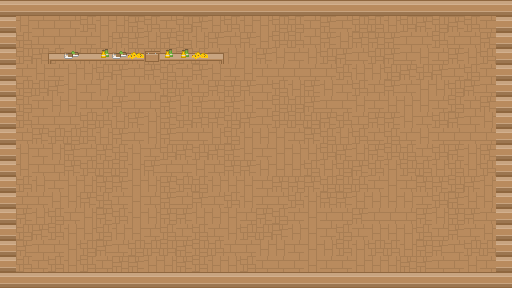

Tiled map render using the project's own tile images. Description and the whole map definition, tile-layer contents included, below:
An orthogonal 32x18 tile map with 16x16 px tiles, 2 tile layers (Tile Layer 1, Bar), 3 tilesets and 3 objects (2x unit, View).

<map version="1.0" tiledversion="1.0.3" orientation="orthogonal" renderorder="right-down" width="32" height="18" tilewidth="16" tileheight="16" nextobjectid="6">
 <tileset firstgid="1" name="roguelikeCity" tilewidth="16" tileheight="16" spacing="1" tilecount="1036" columns="37">
  <properties>
   <property name="type" value="tilemap" />
  </properties>
  <image source="../Art/roguelikeCity.png" width="628" height="475" />
 </tileset>
 <tileset firstgid="1037" name="roguelikeSheet" tilewidth="16" tileheight="16" spacing="1" tilecount="1767" columns="57">
  <properties>
   <property name="type" value="tilemap" />
  </properties>
  <image source="../Art/roguelikeSheet.png" width="968" height="526" />
 </tileset>
 <tileset firstgid="2804" name="roguelikeChar" tilewidth="16" tileheight="16" spacing="1" tilecount="648" columns="54">
  <properties>
   <property name="type" value="tilemap" />
  </properties>
  <image source="../Art/roguelikeChar.png" width="918" height="203" />
 </tileset>
 <layer name="Tile Layer 1" width="32" height="18">
  <data encoding="csv">
1983,1983,1983,1983,1983,1983,1983,1983,1983,1983,1983,1983,1983,1983,1983,1983,1983,1983,1983,1983,1983,1983,1983,1983,1983,1983,1983,1983,1983,1983,1983,1983,
1983,1273,1272,1272,1272,1274,1273,1273,1156,1274,1272,1274,1156,1273,1274,1273,1273,1274,1274,1272,1156,1272,1274,1274,1273,1274,1156,1274,1156,1274,1272,1983,
1983,1274,1272,1272,1272,1272,1273,1156,1156,1273,1156,1274,1273,1156,1272,1156,1273,1274,1274,1272,1156,1273,1156,1156,1156,1272,1272,1274,1272,1272,1156,1983,
1983,1274,1156,1274,1272,1156,1156,1273,1156,1156,1156,1274,1274,1272,1273,1273,1156,1273,1272,1273,1274,1156,1272,1274,1156,1272,1273,1272,1156,1273,1274,1983,
1983,1272,1273,1272,1273,1273,1274,1156,1272,1156,1274,1272,1156,1273,1272,1273,1272,1272,1272,1272,1272,1274,1273,1273,1274,1156,1274,1156,1272,1274,1272,1983,
1983,1274,1274,1156,1273,1272,1273,1273,1272,1272,1274,1274,1272,1156,1156,1156,1272,1274,1273,1156,1273,1272,1274,1272,1156,1272,1273,1273,1274,1156,1272,1983,
1983,1274,1272,1273,1273,1272,1272,1156,1272,1272,1156,1273,1156,1272,1156,1273,1272,1274,1274,1156,1272,1272,1273,1272,1273,1273,1273,1272,1274,1272,1156,1983,
1983,1274,1272,1272,1272,1274,1274,1273,1156,1273,1156,1274,1156,1156,1274,1156,1272,1274,1274,1274,1156,1274,1272,1156,1156,1273,1272,1274,1156,1272,1273,1983,
1983,1272,1156,1274,1274,1274,1273,1156,1272,1273,1156,1272,1272,1273,1274,1273,1273,1273,1272,1156,1274,1273,1274,1272,1274,1272,1273,1272,1272,1272,1272,1983,
1983,1273,1272,1273,1156,1272,1156,1274,1273,1272,1274,1156,1274,1156,1156,1273,1272,1273,1273,1273,1274,1156,1273,1156,1274,1274,1272,1274,1156,1273,1156,1983,
1983,1273,1272,1272,1156,1274,1274,1274,1273,1156,1272,1272,1273,1272,1156,1156,1273,1273,1273,1274,1273,1274,1156,1274,1273,1274,1274,1273,1274,1273,1274,1983,
1983,1274,1273,1272,1273,1273,1156,1156,1273,1273,1156,1274,1274,1273,1273,1273,1272,1156,1156,1156,1274,1274,1274,1272,1273,1272,1156,1156,1274,1156,1273,1983,
1983,1272,1272,1273,1273,1156,1274,1272,1273,1272,1156,1272,1156,1272,1274,1273,1272,1272,1274,1273,1156,1156,1273,1273,1273,1273,1272,1274,1156,1273,1273,1983,
1983,1156,1273,1274,1272,1273,1156,1274,1273,1273,1156,1156,1273,1273,1273,1272,1156,1274,1272,1273,1272,1272,1156,1272,1272,1272,1156,1273,1156,1156,1272,1983,
1983,1274,1156,1274,1273,1273,1274,1273,1273,1272,1274,1272,1274,1272,1273,1274,1274,1156,1273,1273,1272,1274,1272,1273,1273,1273,1274,1272,1156,1272,1273,1983,
1983,1156,1272,1272,1273,1274,1156,1272,1274,1274,1274,1156,1274,1274,1272,1272,1273,1273,1272,1273,1273,1274,1273,1274,1274,1273,1156,1156,1272,1274,1274,1983,
1983,1274,1272,1274,1273,1274,1272,1156,1156,1273,1273,1156,1274,1273,1273,1274,1272,1272,1272,1273,1272,1272,1273,1273,1273,1156,1156,1272,1272,1273,1272,1983,
1983,1983,1983,1983,1983,1983,1983,1983,1983,1983,1983,1983,1983,1983,1983,1983,1983,1983,1983,1983,1983,1983,1983,1983,1983,1983,1983,1983,1983,1983,1983,1983
</data>
 </layer>
 <layer name="Bar" width="32" height="18">
  <data encoding="csv">
0,0,0,0,0,0,0,0,0,0,0,0,0,0,0,0,0,0,0,0,0,0,0,0,0,0,0,0,0,0,0,0,
0,0,0,0,0,0,0,0,0,0,0,0,0,0,0,0,0,0,0,0,0,0,0,0,0,0,0,0,0,0,0,0,
0,0,0,0,0,0,0,0,0,0,0,0,0,0,0,0,0,0,0,0,0,0,0,0,0,0,0,0,0,0,0,0,
0,0,0,1234,1276,1275,1277,1276,1278,1054,1277,1277,1278,1349,0,0,0,0,0,0,0,0,0,0,0,0,0,0,0,0,0,0,
0,0,0,0,0,0,0,0,0,0,0,0,0,0,0,0,0,0,0,0,0,0,0,0,0,0,0,0,0,0,0,0,
0,0,0,0,0,0,0,0,0,0,0,0,0,0,0,0,0,0,0,0,0,0,0,0,0,0,0,0,0,0,0,0,
0,0,0,0,0,0,0,0,0,0,0,0,0,0,0,0,0,0,0,0,0,0,0,0,0,0,0,0,0,0,0,0,
0,0,0,0,0,0,0,0,0,0,0,0,0,0,0,0,0,0,0,0,0,0,0,0,0,0,0,0,0,0,0,0,
0,0,0,0,0,0,0,0,0,0,0,0,0,0,0,0,0,0,0,0,0,0,0,0,0,0,0,0,0,0,0,0,
0,0,0,0,0,0,0,0,0,0,0,0,0,0,0,0,0,0,0,0,0,0,0,0,0,0,0,0,0,0,0,0,
0,0,0,0,0,0,0,0,0,0,0,0,0,0,0,0,0,0,0,0,0,0,0,0,0,0,0,0,0,0,0,0,
0,0,0,0,0,0,0,0,0,0,0,0,0,0,0,0,0,0,0,0,0,0,0,0,0,0,0,0,0,0,0,0,
0,0,0,0,0,0,0,0,0,0,0,0,0,0,0,0,0,0,0,0,0,0,0,0,0,0,0,0,0,0,0,0,
0,0,0,0,0,0,0,0,0,0,0,0,0,0,0,0,0,0,0,0,0,0,0,0,0,0,0,0,0,0,0,0,
0,0,0,0,0,0,0,0,0,0,0,0,0,0,0,0,0,0,0,0,0,0,0,0,0,0,0,0,0,0,0,0,
0,0,0,0,0,0,0,0,0,0,0,0,0,0,0,0,0,0,0,0,0,0,0,0,0,0,0,0,0,0,0,0,
0,0,0,0,0,0,0,0,0,0,0,0,0,0,0,0,0,0,0,0,0,0,0,0,0,0,0,0,0,0,0,0,
0,0,0,0,0,0,0,0,0,0,0,0,0,0,0,0,0,0,0,0,0,0,0,0,0,0,0,0,0,0,0,0
</data>
 </layer>
 <objectgroup name="Objs">
  <object id="1" name="Player" type="unit" gid="3074" x="96" y="96" width="16" height="16" />
  <object id="3" name="View" type="View" x="0" y="0" width="512" height="288" />
  <object id="5" name="NPC" type="unit" gid="3075" x="243.5" y="102.5" width="16" height="16" />
 </objectgroup>
</map>
